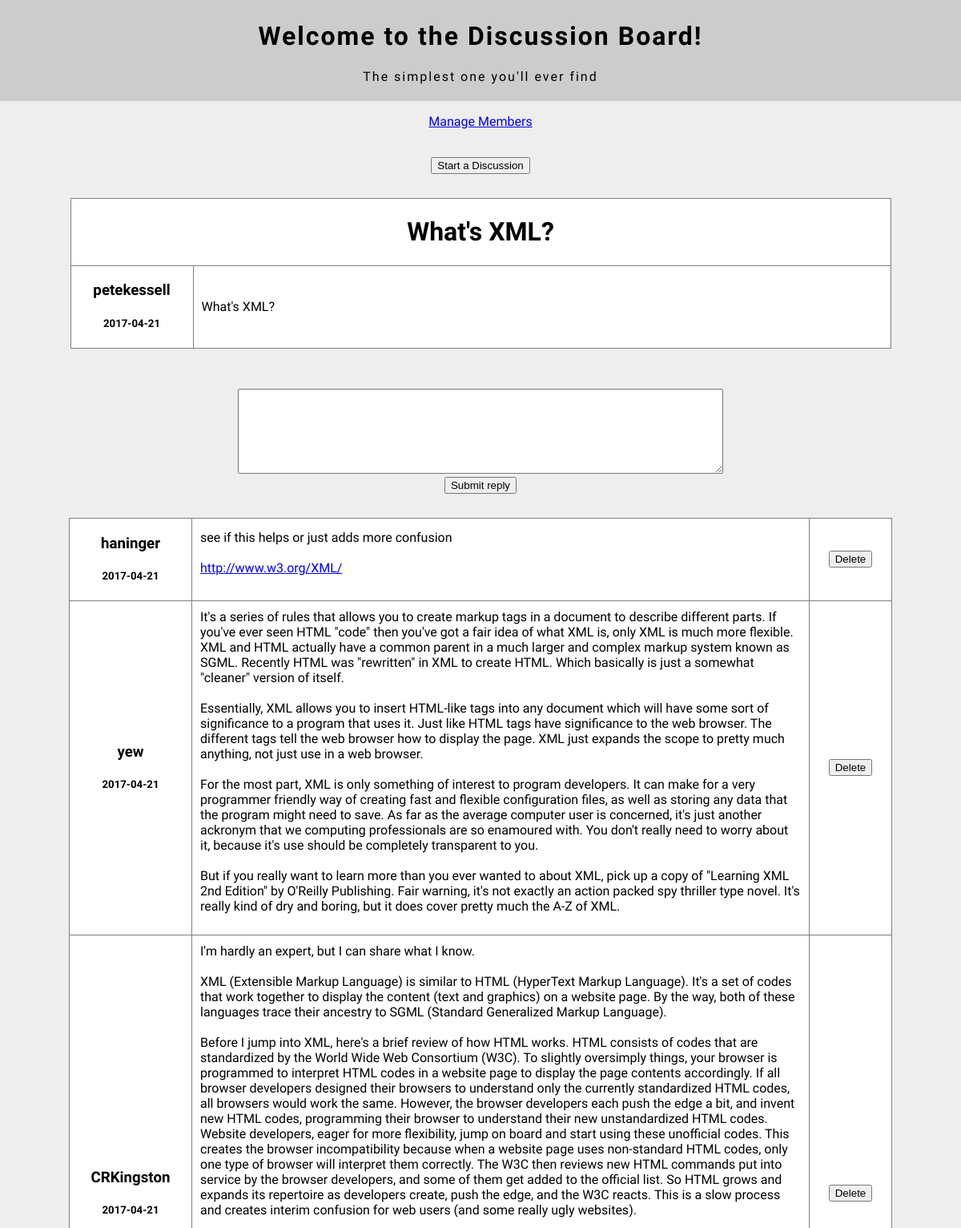
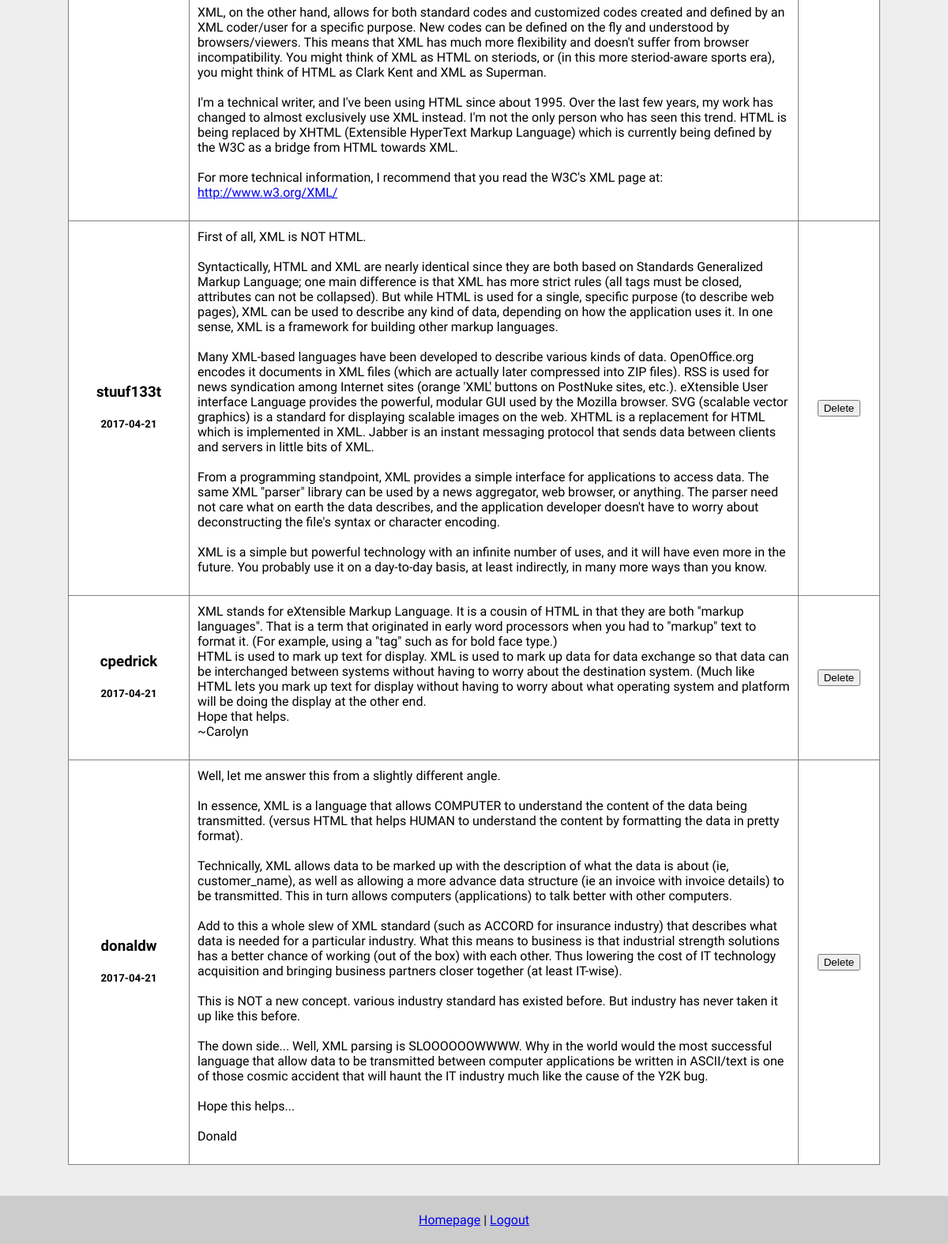
Page /topic.php?id=2 (signed in) on the committed database (2 pictures, top to bottom).
### tables this page shows
CREATE TABLE `topics` (
  `topics_id` int(11) NOT NULL,
  `topics_title` varchar(255) NOT NULL,
  `topics_description` text NOT NULL,
  `topics_user` varchar(255) NOT NULL,
  `topics_date` date NOT NULL
);

CREATE TABLE `reply` (
  `reply_id` int(11) NOT NULL,
  `t_reply_id` int(11) NOT NULL,
  `reply_content` longtext NOT NULL,
  `reply_user` varchar(255) NOT NULL,
  `reply_date` date NOT NULL
);

### topic.php (the view, shortened to what this page needs)
<?php
	include 'connect.php';
	include 'header.php';
	include 'navbar.php';
	if (isset($_SESSION['loggedin_admin']) && ($_SESSION['loggedin_admin'] == true || $_SESSION['loggedin_admin'] == false)){
?>
		<br>
		<a href='create_topic.php'><button>Start a Discussion</button></a><br>
		<?php
	}
			if($_GET["id"]){
				$check = mysqli_query($database, "SELECT * FROM topics WHERE topics_id='".$_GET['id']."'");
				if(mysqli_num_rows($check)){
					while($row = mysqli_fetch_assoc($check)){
		?>
			<table border="1px" align="center" id="align">
				<tr>
					<td class="wrapper" colspan="2"><h1><?php echo $row['topics_title'] ?></h1></td></tr>
					<td width='150px' class='id'>
						<h3><?php echo $row['topics_user']; ?></h3>
						<h5><?php echo $row['topics_date']; ?></h5>
					</td>
					<td width='850px' id="content"><p><?php echo $row['topics_description'] ?></p></td>
			</table>
			<?php
	if (isset($_SESSION['loggedin_admin']) && ($_SESSION['loggedin_admin'] == true || $_SESSION['loggedin_admin'] == false)){
	$topic_id = $_GET['id'];
	echo "<form id='replyForm' method='post' action='topic.php?id=$topic_id'>";
?>
			<textarea id="reply" name="reply_content"></textarea><br>
			<input type="submit" name="reply_btn" value="Submit reply"/>
		</form>
<?php
	} else {
		echo "<p class='pText'><a href='login.php'>Login</a> to reply to this topic</p>";
	}
?>
				<table border="1px" align="center" id="align">
<?php
					}
				} else {
					echo "Topic not found";
				}
				$reply_mysql = mysqli_query($database, "SELECT * FROM reply WHERE t_reply_id='".$_GET['id']."'");
				if(mysqli_num_rows($reply_mysql)){
					while($row = mysqli_fetch_assoc($reply_mysql)){
						$id = $row['reply_id'];
		?>
				<tr>
					<td width='150px' class='id'>
						<h3><?php echo $row['reply_user']; ?></h3>
						<h5><?php echo $row['reply_date']; ?></h5>
					</td>
				<?php
					if(isset($_SESSION['loggedin_admin']) && $_SESSION['loggedin_admin'] == true){
						echo " <td width='750px' id='content'>".$row['reply_content']."</p></td>
							   <td width='100px' class='id'><a href='replyDelete.php?id=$id'><input type='submit' name='replyDelete' value='Delete'></a></td>";
					} else {
						?>
						<td width='850px' id="content"><p><?php echo $row['reply_content'] ?></p></td>
						<?php
					}
				?>
				</tr>
		<?php
					}
				} else {
					echo "There are no replies yet";
				}
			} else {
				header("Location: index.php");
			}
?>
</table>
<?php
include 'footer.php';
?>

### stylesheet.css (style rules this page uses)
html, body { margin: 0; padding: 0; font-family: 'Dosis', sans-serif; background-color: #eee; }
table { border-collapse: collapse; margin: 30px auto; background-color: #fff; margin-bottom: 100px; }
#align, tr, td { text-align: left; }
.id { text-align: center; }
#content { padding: 10px; }
#reply { resize: vertical; width: 600px; height: 100px; }
#replyForm { background-color: #eee; margin: auto; margin-top: -50px; }
.wrapper { text-align: center; }

### rows in the picture
topics: topics_title "What's XML?", topics_user "petekessell", topics_date "2017-04-21", topics_description "What's XML?"
reply: reply_user "haninger", reply_date "2017-04-21", reply_content "see if this helps or just adds more confusion http://www.w3.org/XML/"
reply: reply_user "yew", reply_date "2017-04-21", reply_content "It's a series of rules that allows you to create markup tags in a document to describe different parts. If you've ever seen HTML \"code\" then you've got a fair idea of what XML is, only XML is much more flexible. XML and HTML actually have a common parent in a much larger and complex markup system known as SGML. Recently HTML was \"rewritten\" in XML to create HTML. Which basically is just a somewhat \"cleaner\" version of itself. Essentially, XML allows you to insert HTML-like tags into any document which will have some sort of significance to a program that uses it. Just like HTML tags have significance to the web browser. The different tags tell the web browser how to display the page. XML…"
reply: reply_user "CRKingston", reply_date "2017-04-21", reply_content "I'm hardly an expert, but I can share what I know. XML (Extensible Markup Language) is similar to HTML (HyperText Markup Language). It's a set of codes that work together to display the content (text and graphics) on a website page. By the way, both of these languages trace their ancestry to SGML (Standard Generalized Markup Language). Before I jump into XML, here's a brief review of how HTML works. HTML consists of codes that are standardized by the World Wide Web Consortium (W3C). To slightly oversimply things, your browser is programmed to interpret HTML codes in a website page to display the page contents accordingly. If all browser developers designed their browsers to understand only…"
reply: reply_user "stuuf133t", reply_date "2017-04-21", reply_content "First of all, XML is NOT HTML. Syntactically, HTML and XML are nearly identical since they are both based on Standards Generalized Markup Language; one main difference is that XML has more strict rules (all tags must be closed, attributes can not be collapsed). But while HTML is used for a single, specific purpose (to describe web pages), XML can be used to describe any kind of data, depending on how the application uses it. In one sense, XML is a framework for building other markup languages. Many XML-based languages have been developed to describe various kinds of data. OpenOffice.org encodes it documents in XML files (which are actually later compressed into ZIP files). RSS is used for…"
reply: reply_user "cpedrick", reply_date "2017-04-21", reply_content "XML stands for eXtensible Markup Language. It is a cousin of HTML in that they are both \"markup languages\". That is a term that originated in early word processors when you had to \"markup\" text to format it. (For example, using a \"tag\" such as for bold face type.) HTML is used to mark up text for display. XML is used to mark up data for data exchange so that data can be interchanged between systems without having to worry about the destination system. (Much like HTML lets you mark up text for display without having to worry about what operating system and platform will be doing the display at the other end. Hope that helps. ~Carolyn"
reply: reply_user "donaldw", reply_date "2017-04-21", reply_content "Well, let me answer this from a slightly different angle. In essence, XML is a language that allows COMPUTER to understand the content of the data being transmitted. (versus HTML that helps HUMAN to understand the content by formatting the data in pretty format). Technically, XML allows data to be marked up with the description of what the data is about (ie, customer_name), as well as allowing a more advance data structure (ie an invoice with invoice details) to be transmitted. This in turn allows computers (applications) to talk better with other computers. Add to this a whole slew of XML standard (such as ACCORD for insurance industry) that describes what data is needed for a particular…"
